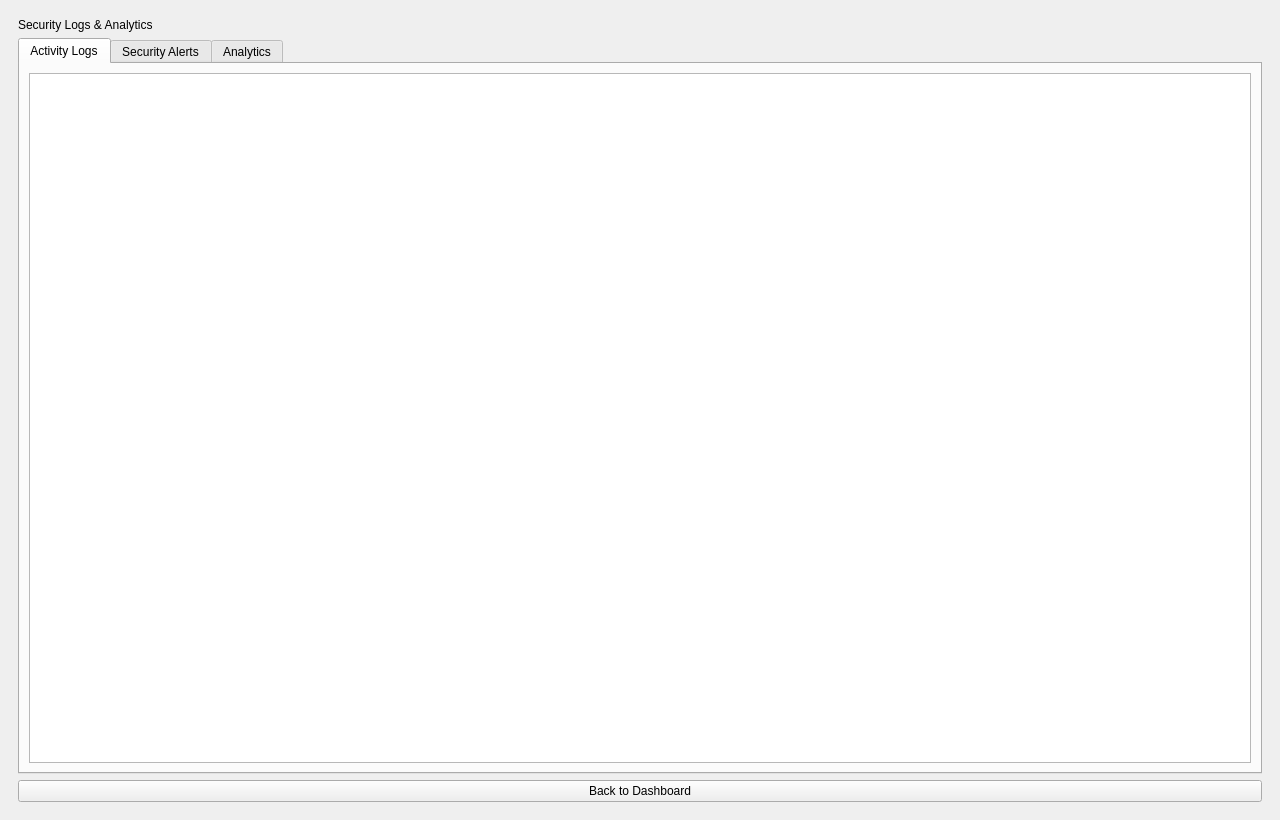
<?xml version="1.0" encoding="UTF-8"?>
<ui version="4.0">
 <class>MonitoringWindow</class>
 <widget class="QMainWindow" name="MonitoringWindow">
  <property name="geometry"><rect><x>0</x><y>0</y><width>1280</width><height>820</height></rect></property>
  <property name="windowTitle"><string>Security Logs &amp; Analytics</string></property>
  <widget class="QWidget" name="centralwidget">
   <layout class="QVBoxLayout" name="verticalLayout">
    <item><widget class="QFrame" name="rootPanel">
      <layout class="QVBoxLayout" name="verticalLayout_2">
       <item><widget class="QLabel" name="titleLabel"><property name="text"><string>Security Logs &amp; Analytics</string></property></widget></item>
       <item>
        <widget class="QTabWidget" name="monitoringTabs">
         <widget class="QWidget" name="logsTab">
          <attribute name="title"><string>Activity Logs</string></attribute>
          <layout class="QVBoxLayout" name="verticalLayout_3"><item><widget class="QListWidget" name="activityList"/></item></layout>
         </widget>
         <widget class="QWidget" name="alertsTab">
          <attribute name="title"><string>Security Alerts</string></attribute>
          <layout class="QVBoxLayout" name="verticalLayout_4"><item><widget class="QListWidget" name="alertList"/></item></layout>
         </widget>
         <widget class="QWidget" name="analyticsTab">
          <attribute name="title"><string>Analytics</string></attribute>
          <layout class="QVBoxLayout" name="verticalLayout_5"><item><widget class="QTextEdit" name="analyticsText"><property name="plainText"><string>Encryption operations, active users, blocked threats, uptime, operation distribution, and system health.</string></property></widget></item></layout>
         </widget>
        </widget>
       </item>
       <item><widget class="QPushButton" name="backButton"><property name="text"><string>Back to Dashboard</string></property></widget></item>
      </layout>
     </widget>
    </item>
   </layout>
  </widget>
 </widget>
 <resources/>
 <connections/>
</ui>
